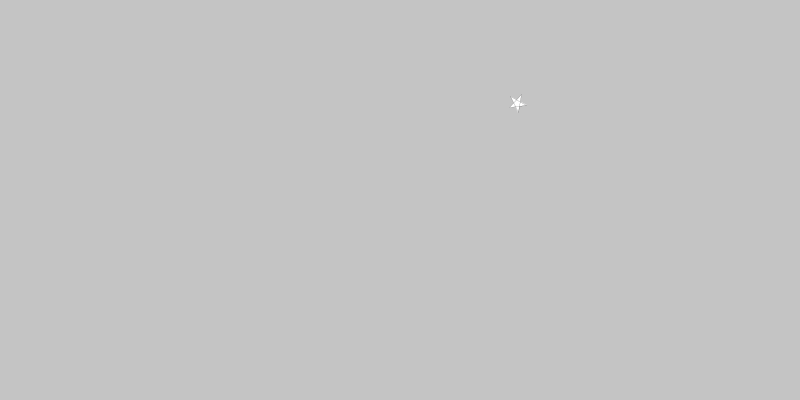
Frame 1 (no input)
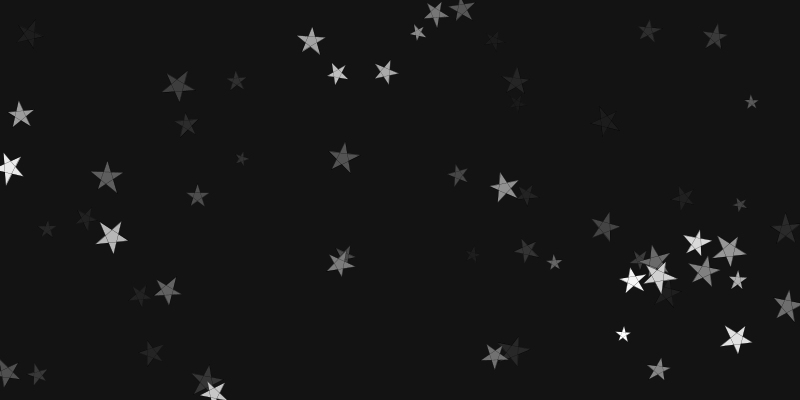
Frame 60 (the mouse pressed at the canvas centre just before this capture)
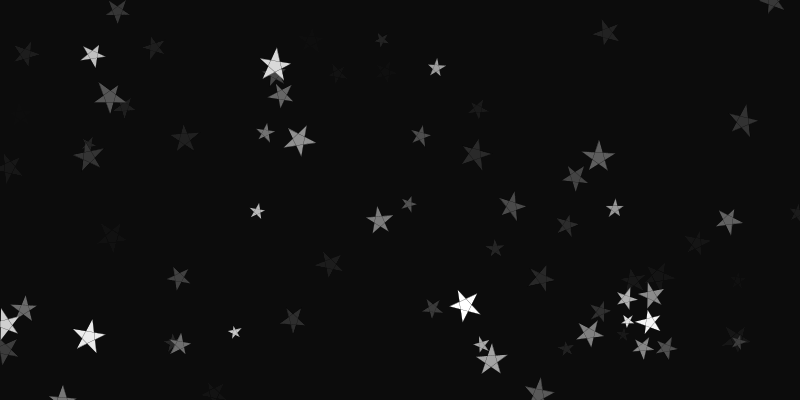
Frame 120 (the mouse held since frame 60 and released just before this capture)

The Processing sketch that drew these frames (run headless with seeded random() and noise(); from frame 60 on, the mouse is pressed at the canvas centre):

// Processing sketch: processing_50964
// ── processing_50964.pde

void setup() {
  size(800, 400);
}
 
void draw() {
  //画面のリセット
  fill(0, 10);
  noStroke();
  rect(0, 0, width, height);
  //座標変換
  translate(random(width), random(height));
  rotate(random(PI));
  scale(random(0.2, 0.5));
  //配列の定義
  int[] x = {50, 29, 83, 17, 71}; //点A,B,C,D,Eのx座標
  int[] y = {18, 82, 43, 43, 82}; //点A,B,C,D,Eのy座標
  // 5つの点A,B,C,D,Eを順に直線で結び☆を描く
  translate(-50, -50); //☆を原点の位置に座標変換する
  fill(255);
  strokeWeight(0.5);
  stroke(0);
  beginShape();
  for (int i = 0; i < x.length; i++) {
    vertex(x[i] + random(-3, 3), y[i] + random(-3, 3));
  }
  endShape(CLOSE);
}
